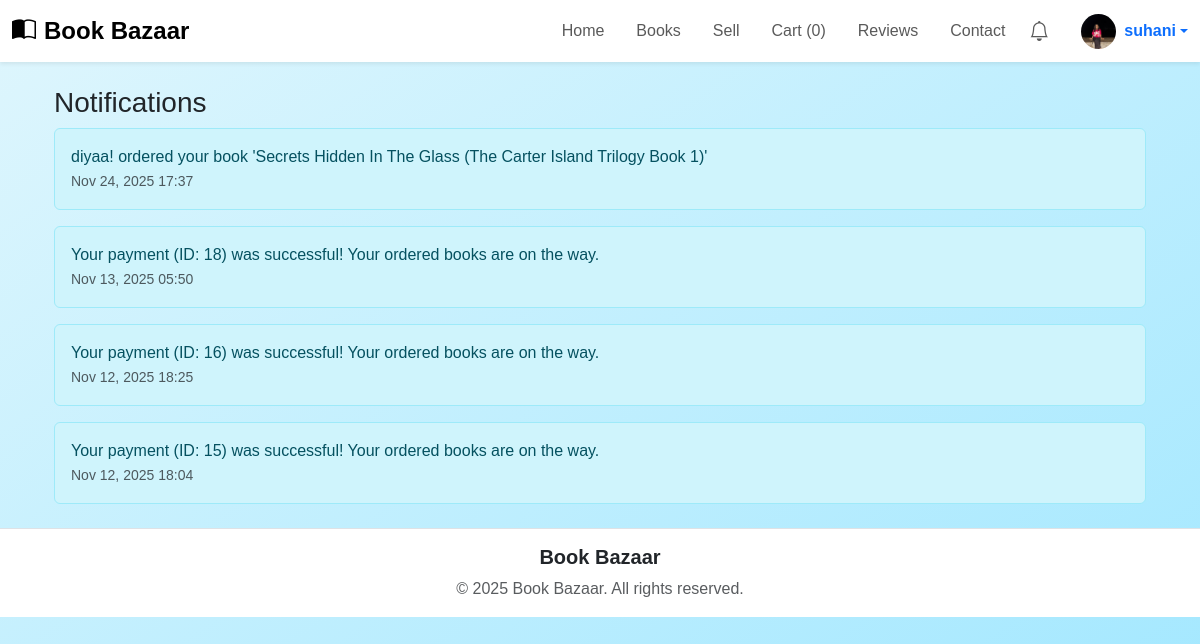
Before: /notifications/ (signed in) with the older database file.
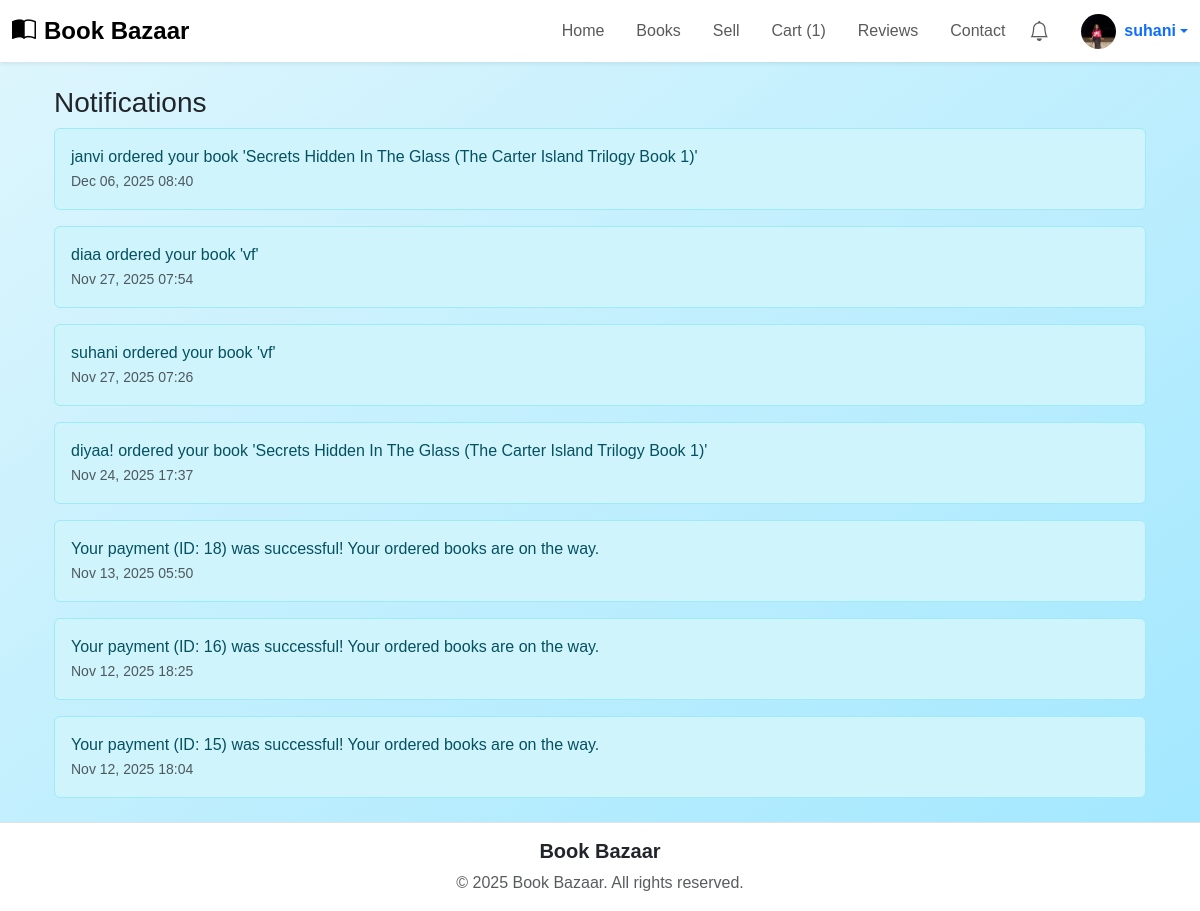
After: the same page with the newer database file.
### book_app/models.py (models this page shows, shortened)
class Notification(models.Model):
    user = models.ForeignKey(User, on_delete=models.CASCADE, related_name='notifications')
    message = models.TextField()
    is_read = models.BooleanField(default=False)
    created_at = models.DateTimeField(auto_now_add=True)

### book_app/views.py (the view)
# urls.py: path('notifications/', my_notifications, name='my_notifications'),
@login_required
def my_notifications(request):
    notes = Notification.objects.filter(user=request.user).order_by("-created_at")
    return render(request, "my_notifications.html", {"notifications": notes})

### book_app/views.py (called while the page is built)
def cart_count(request):
    if request.user.is_authenticated:
        count = CartItem.objects.filter(cart__user=request.user).count()
    else:
        count = 0
    return {"cart_count": count}

def wishlist_count(request):
    if request.user.is_authenticated:
        count = Wishlist.objects.filter(user=request.user).count()
    else:
        count = 0
    return {"wishlist_count": count}

### templates/my_notifications.html
{% extends 'base.html' %}
{% block body %}
<div class="container mt-4">
  <h3>Notifications</h3>
  {% for n in notifications %}
    <div class="alert alert-info">
      {{ n.message }} <br>
      <small class="text-muted">{{ n.created_at|date:"M d, Y H:i" }}</small>
    </div>
  {% empty %}
    <p>No notifications yet.</p>
  {% endfor %}
</div>
{% endblock %}

### templates/base.html (shortened to what this page needs)
{% load static %}
<!DOCTYPE html>
<html lang="en">
<head>
  <link rel="stylesheet" href="https://cdn.jsdelivr.net/npm/bootstrap@5.3.0/dist/css/bootstrap.min.css">
  <link rel="stylesheet" href="https://cdn.jsdelivr.net/npm/bootstrap-icons@1.11.3/font/bootstrap-icons.css">
  <link rel="stylesheet" href="{% static 'book_app/style.css' %}">
</head>
<body class="bg-light">
<nav class="navbar navbar-expand-lg navbar-light bg-white shadow-sm py-2 sticky-top">
  <div class="container-fluid">
    <a class="navbar-brand fw-bold fs-4 d-flex align-items-center" href="{% url 'dashboard' %}">
      <i class="bi bi-book-half me-2"></i> Book Bazaar
    </a>
    <div class="collapse navbar-collapse" id="navbarNav">
      <ul class="navbar-nav ms-auto align-items-center">
        <li class="nav-item"><a class="nav-link px-3" href="{% url 'dashboard' %}">Home</a></li>
        <li class="nav-item"><a class="nav-link px-3" href="{% url 'book' %}">Books</a></li>
        {% if request.user.is_authenticated %}
          <li class="nav-item"><a class="nav-link px-3" href="{% url 'selling' %}">Sell</a></li>
          <li class="nav-item"><a class="nav-link px-3" href="{% url 'view_cart' %}">Cart ({{ cart_count|default:0 }})</a></li>
        {% else %}
          <li class="nav-item"><a class="nav-link px-3" href="#" onclick="requireLogin()">Sell</a></li>
          <li class="nav-item"><a class="nav-link px-3" href="#" onclick="requireLogin()">Cart</a></li>
        {% endif %}
        <li class="nav-item"><a class="nav-link px-3" href="{% url 'submit_review' %}">Reviews</a></li>
        <li class="nav-item"><a class="nav-link px-3" href="{% url 'contact' %}">Contact</a></li>
        {% if request.user.is_authenticated %}
        <li class="nav-item position-relative me-3">
          <a class="nav-link" href="{% url 'my_notifications' %}">
            <i class="bi bi-bell fs-5"></i>
          </a>
        </li>
        <li class="nav-item dropdown ms-2">
          <a class="d-flex align-items-center text-decoration-none dropdown-toggle" data-bs-toggle="dropdown">
            <img src="{% if request.user.profile.profile %}{{ request.user.profile.profile.url }}{% else %}{% static 'images/default-avatar.png' %}{% endif %}"
                 class="rounded-circle" style="width:35px;height:35px;object-fit:cover;">
            <span class="ms-2 fw-semibold">{{ request.user.username }}</span>
          </a>
        </li>
        {% else %}
        <li class="nav-item ms-3">
          <a class="btn btn-primary px-3" href="{% url 'login' %}">Login</a>
        </li>
        {% endif %}
      </ul>
    </div>
  </div>
</nav>
<main class="container my-4">
  {% block body %}{% endblock %}
</main>
<footer class="text-center py-3 bg-white border-top mt-4">
  <div class="container">
    <h5 class="fw-bold">Book Bazaar</h5>
    <p class="text-muted mb-0">© 2025 Book Bazaar. All rights reserved.</p>
  </div>
</footer>
</body>
</html>

Changed rows visible on the page:
added Notification: message "janvi ordered your book 'Secrets Hidden In The Glass (The Carter Island Trilogy Book 1)'", created_at "Dec 06, 2025 08:40"
added Notification: message "diaa ordered your book 'vf'", created_at "Nov 27, 2025 07:54"
added Notification: message "suhani ordered your book 'vf'", created_at "Nov 27, 2025 07:26"
Other visible differences:
{{ cart_count|default:0 }}: "0" → "1"
